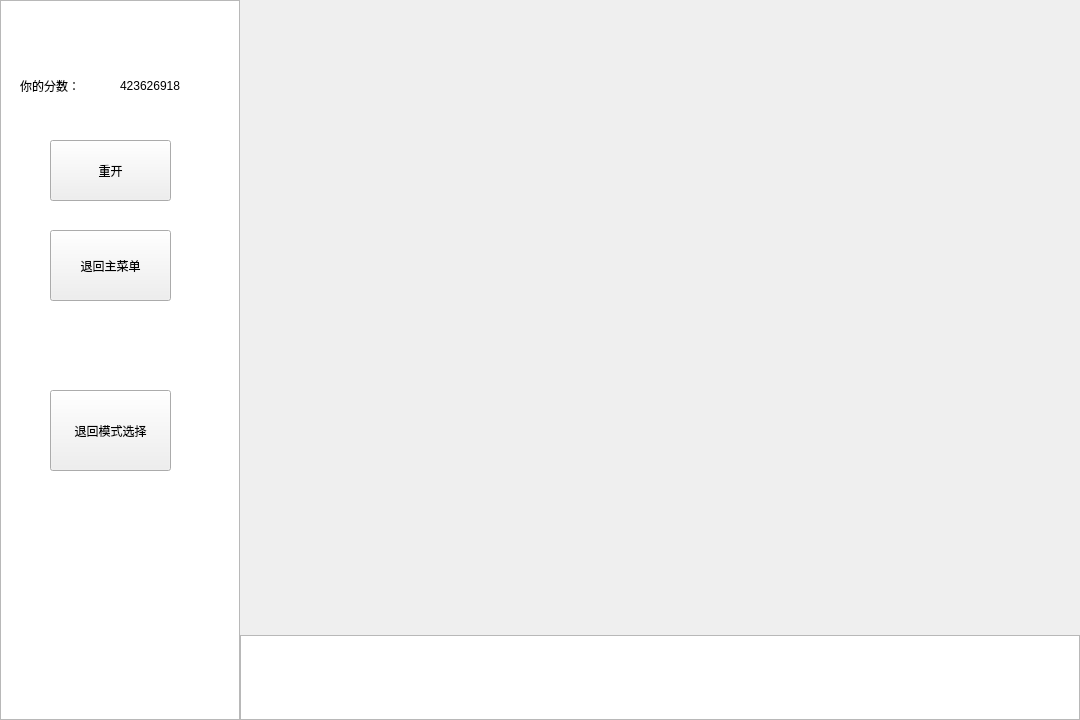
<?xml version="1.0" encoding="UTF-8"?>
<ui version="4.0">
 <class>firstgame</class>
 <widget class="QWidget" name="firstgame">
  <property name="geometry">
   <rect>
    <x>0</x>
    <y>0</y>
    <width>1080</width>
    <height>720</height>
   </rect>
  </property>
  <property name="windowTitle">
   <string>Form</string>
  </property>
  <widget class="QListView" name="listView">
   <property name="geometry">
    <rect>
     <x>0</x>
     <y>0</y>
     <width>240</width>
     <height>720</height>
    </rect>
   </property>
  </widget>
  <widget class="QLabel" name="yourscoreshow">
   <property name="geometry">
    <rect>
     <x>20</x>
     <y>60</y>
     <width>71</width>
     <height>51</height>
    </rect>
   </property>
   <property name="text">
    <string>你的分数：</string>
   </property>
  </widget>
  <widget class="QLabel" name="score_label">
   <property name="geometry">
    <rect>
     <x>120</x>
     <y>70</y>
     <width>71</width>
     <height>31</height>
    </rect>
   </property>
   <property name="text">
    <string>423626918</string>
   </property>
  </widget>
  <widget class="QPushButton" name="back_to_main">
   <property name="geometry">
    <rect>
     <x>50</x>
     <y>230</y>
     <width>121</width>
     <height>71</height>
    </rect>
   </property>
   <property name="text">
    <string>退回主菜单</string>
   </property>
  </widget>
  <widget class="QPushButton" name="pushButton">
   <property name="geometry">
    <rect>
     <x>50</x>
     <y>390</y>
     <width>121</width>
     <height>81</height>
    </rect>
   </property>
   <property name="text">
    <string>退回模式选择</string>
   </property>
  </widget>
  <widget class="QPushButton" name="restart">
   <property name="geometry">
    <rect>
     <x>50</x>
     <y>140</y>
     <width>121</width>
     <height>61</height>
    </rect>
   </property>
   <property name="text">
    <string>重开</string>
   </property>
  </widget>
  <widget class="QListView" name="listView_2">
   <property name="geometry">
    <rect>
     <x>240</x>
     <y>635</y>
     <width>840</width>
     <height>85</height>
    </rect>
   </property>
  </widget>
 </widget>
 <resources/>
 <connections/>
</ui>
